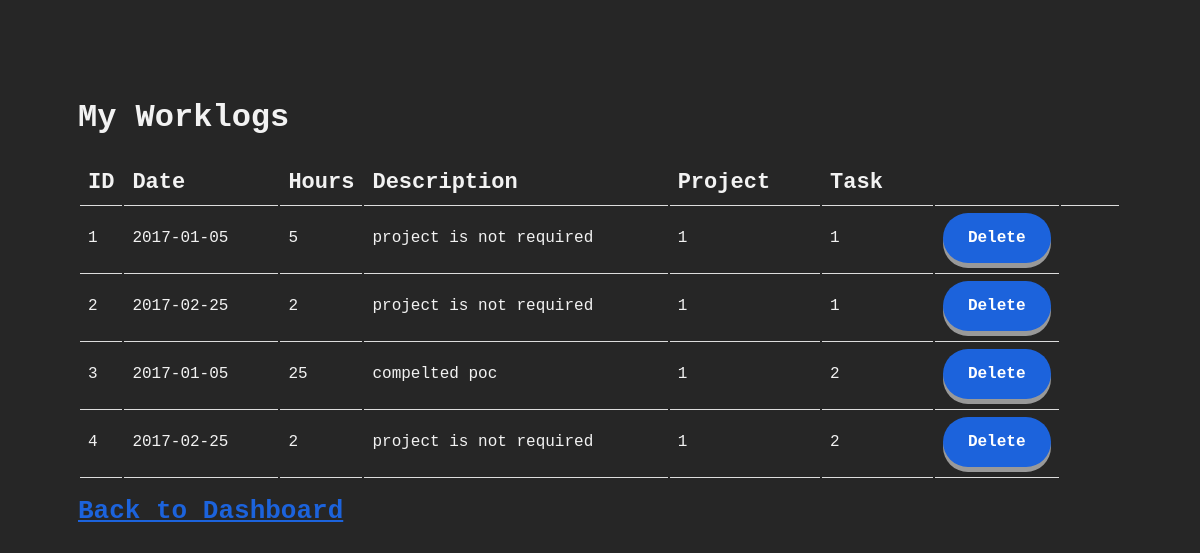
/user/list_my_worklogs.php (signed in), run on the app's committed database.
### tables this page shows
CREATE TABLE worklog(
   log_id       	  integer not null auto_increment,
   desp   	    varchar(250) ,
   entry_date             date,
   hours                integer,
  proj_id        integer,
   task_id            integer,
  
   
  primary key (log_id,task_id,proj_id),
  foreign key (task_id, proj_id) references task(task_id,proj_id)
  On Update Cascade
  On Delete Cascade
);

### user/list_my_worklogs.php (the view, shortened to what this page needs)
<?php
  require("../connection.php");
  $wrk_id = $_SESSION['curr_user']['wrk_id'];
  $sql_query = "SELECT worklog.log_id AS log_id, entry_date, hours, desp, worklog.proj_id AS proj_id, worklog.task_id AS task_id
								FROM worklog JOIN task ON task.task_id = worklog.task_id
								WHERE assigned_emp_wrk_id = $wrk_id OR supervisior_manager_wrk_id = $wrk_id";
  $worklog_rows = array();
  $statement    = $sql_query;
  $result       = $conn->query($statement);
  $numresults   = mysqli_num_rows($result);
  if($numresults != 0) {
    while($numresults !=0) {
      $rows = $result->fetch_assoc();
      $worklog_rows[] = $rows;
      $numresults--;
    }
  }
?>
<!DOCTYPE html>
<html>
<head >
    <link rel="stylesheet" href = "../stylesheets/user_list_style.css" >
</head>
<body>
	<h1>My Worklogs</h1>
	<?php if (!empty($worklog_rows)) { ?>
	<table>
		<tr>
		    <th class="thin">ID</th>
		    <th>Date</th>
		    <th class="thin">Hours</th>
		    <th class="wide">Description</th>
		    <th>Project</th>
		    <th>Task</th>
		    <th></th>
		    <th></th>
		</tr>
		<?php for ($i = 0; $i < count($worklog_rows); $i++) { ?>
		<tr>
		  <td class="thin"><?php print $worklog_rows[$i]['log_id']; ?></td>
		  <td><?php print $worklog_rows[$i]['entry_date']; ?></td>
		  <td class="thin"><?php print $worklog_rows[$i]['hours']; ?></td>
		  <td class="wide"><?php print $worklog_rows[$i]['desp']; ?></td>
		  <td><?php print $worklog_rows[$i]['proj_id']; ?></td>
		  <td><?php print $worklog_rows[$i]['task_id']; ?></td>
			<td class="button_col">
				<form method="post" action="../administrative/prcs/prcs_deleting_a_wrklg.php">
					<button class="button" name="tbd_wrklg" type="submit" value="<?php echo htmlspecialchars($worklog_rows[$i]['log_id']); ?>">Delete</button>
				</form>
			</td>
		</tr>
		<?php } ?>
	</table>
	<?php } else { ?>
	<p>You don't have any worklog yet!</p>
	<?php } ?>
	<p><a href='dashboard.php'>Back to Dashboard</a></p>
</body>
</html>

### stylesheets/user_list_style.css (style rules this page uses)
body { font-family: "Courier New", "Times New Roman", Times, serif; background-color: #262626; color: #f2f2f2; padding: 70px; }
a { color: #1C63DC; font-size: 26px; font-weight: bold; }
th { font-weight: bold; font-size: 22px; padding: 10px 50px 10px 8px; text-align: left; border-bottom: 1px solid #ddd; }
th.wide { padding: 10px 150px 10px 8px; }
th.thin { padding: 10px 8px 10px 8px; }
td { padding: 5px 50px 10px 8px; text-align: left; border-bottom: 1px solid #ddd; }
td.thin { padding: 5px 8px 10px 8px; }
.button_col { padding: 5px 8px 10px 8px; }
.button { width: 100%; height: 50px; padding: 15px 25px; font-size: 16px; font-weight: bold; cursor: pointer; text-align: center; font-family: "Courier", "Times New Roman", Times, serif; outline: none; color: #fff; background-color: #1C63DC; border: none; border-radius: 35px; box-shadow: 0 5px #999; }
::placeholder { color: #f2f2f2; }

### data on the page
worklog: log "1", entry_date "2017-01-05", hours "5", desp "project is not required", proj "1", task "1"
worklog: log "2", entry_date "2017-02-25", hours "2", desp "project is not required", proj "1", task "1"
worklog: log "3", entry_date "2017-01-05", hours "25", desp "compelted poc", proj "1", task "2"
worklog: log "4", entry_date "2017-02-25", hours "2", desp "project is not required", proj "1", task "2"
